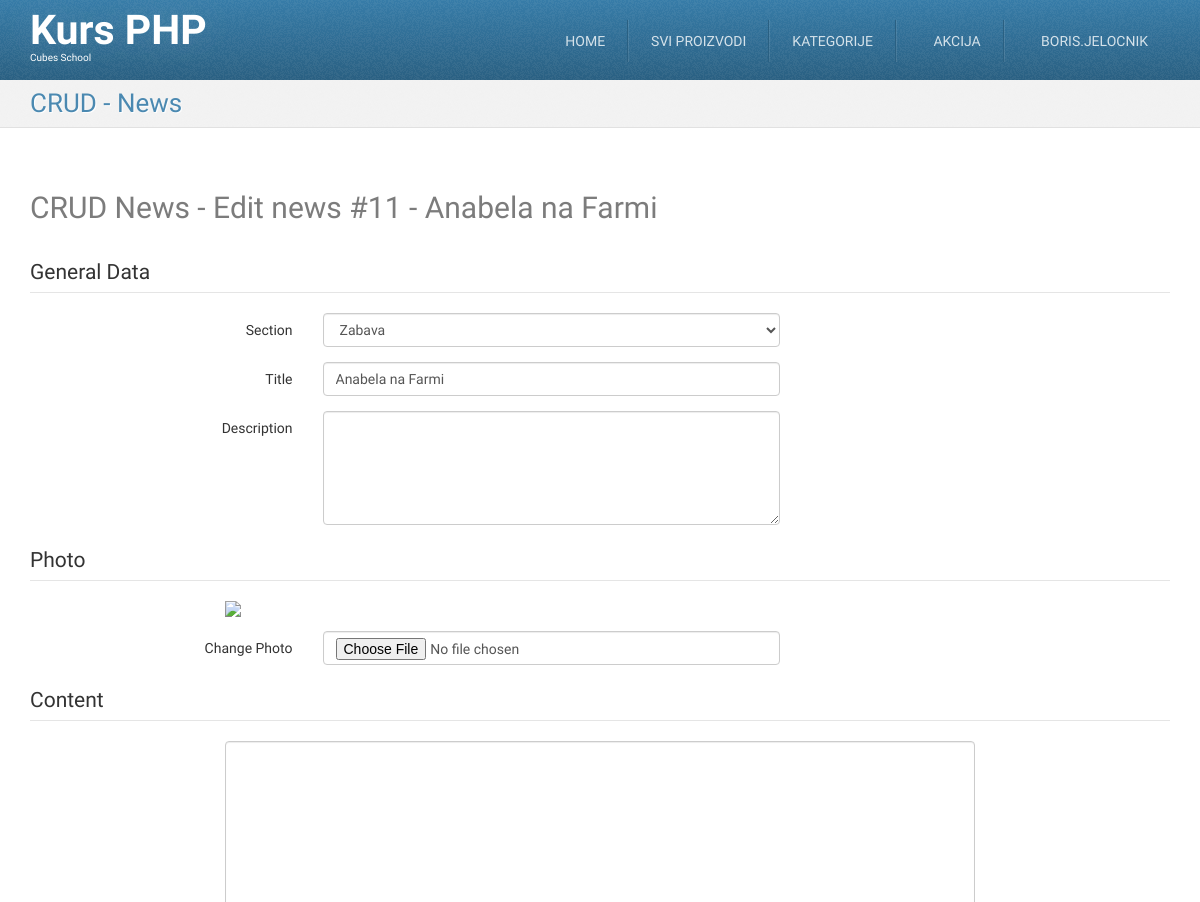
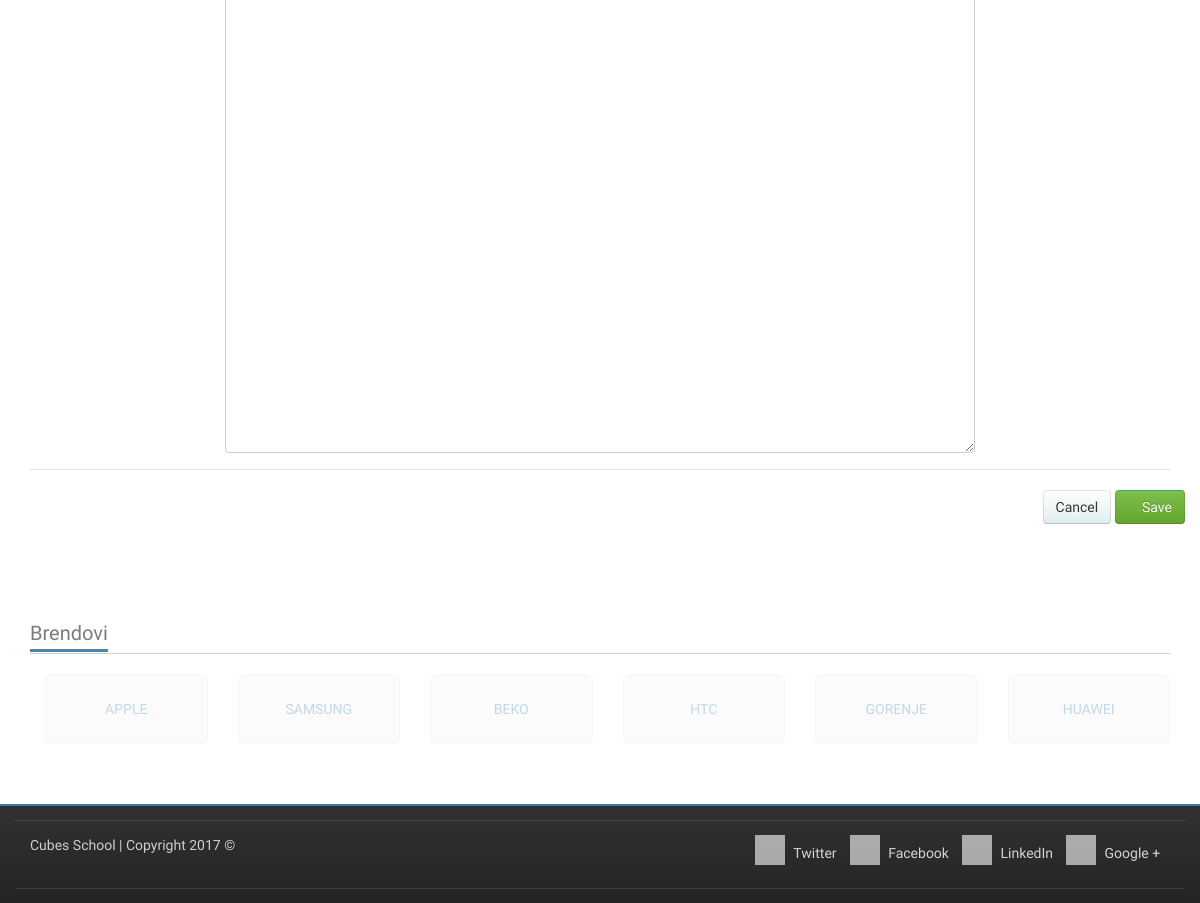
/crud-news-edit.php?id=11 (signed in), run on the app's committed database (2 pictures, top to bottom).
### tables this page shows
CREATE TABLE `news` (
  `id` int(11) NOT NULL,
  `section_id` int(11) NOT NULL,
  `title` varchar(255) NOT NULL,
  `photo_filename` varchar(255) DEFAULT NULL,
  `description` text,
  `content` longtext,
  `created_at` datetime DEFAULT NULL
);

### crud-news-edit.php (called while the page is built, shortened)
<?php
require_once __DIR__ . '/models/m_news.php';
require_once __DIR__ . '/models/m_sections.php';
$id = (int) $_GET['id'];
$oneNews = newsFetchOneById($id);
$formData = array(
    'section_id' => $oneNews['section_id'],
    'title' => $oneNews['title'],
    'description' => $oneNews['description'],
    'content' => $oneNews['content'],
    'created_at' => $oneNews['created_at'],
);
$sectionList = sectionsGetList();
require_once __DIR__ . '/views/layout/header.php';
require_once __DIR__ . '/views/templates/t_crud-news-edit.php';
require_once __DIR__ . '/views/layout/footer.php';

### models/m_database.php (called while the page is built, shortened)
<?php
function dbGetLink() {
    static $link;
    if (!isset($link)) {
        $link = mysqli_connect('127.0.0.1', 'cubes', 'cubes', 'cubesphp');
    }
    return $link;
}
function dbEscape($value) {
    $link = dbGetLink();
    return mysqli_real_escape_string($link, $value);
}
function dbQuery($query) {
    $link = dbGetLink();
    $result = mysqli_query($link, $query);
    return $result;
}
function dbFetchAll($query) {
    $result = dbQuery($query);
    return mysqli_fetch_all($result, MYSQLI_ASSOC);
}
function dbFetchOne($query) {
    $result = dbQuery($query);
    return mysqli_fetch_assoc($result);
}

### models/m_news.php (called while the page is built, shortened)
<?php
require_once __DIR__ . '/m_database.php';
function newsFetchOneById($id) {
	$query = "SELECT `news`.* "
			. "FROM `news` "
			. "WHERE `id` = '" . dbEscape($id) . "'";
	return dbFetchOne($query);
}

### models/m_sections.php (called while the page is built, shortened)
<?php
require_once __DIR__ . '/m_database.php';
function sectionsGetList() {
    $query = "SELECT `sections`.* FROM `sections` LEFT JOIN `news` ON `sections`.`id` = `news`.`section_id` ORDER BY `sections`.`title`";
    $sections = dbFetchAll($query);
    $sectionList = [];
    foreach ($sections as $section) {
        $sectionList[$section['id']] = $section['title'];
    }
    return $sectionList;
}

### views/templates/t_crud-news-edit.php (the view, shortened to what this page needs)
<div id="highlighted">
    <div class="container">
        <div class="header">
            <h2 class="page-title">
                <span>CRUD - News</span>
            </h2>
        </div>
    </div>
</div>
<div id="content">
    <div class="container portfolio">
        <div class="row">
            <div class="col-md-12">
                <h2>
                    CRUD News - Edit news #<?php echo htmlspecialchars($oneNews['id']); ?> - <?php echo htmlspecialchars($oneNews['title']); ?>
                </h2>
            </div>
        </div>
        <div class="row">
            <div class="col-md-12">
                <form action="" method="post" class="form-horizontal" enctype="multipart/form-data">
                    <fieldset>
                        <legend>General Data</legend>
                        <div class="form-group">
                            <label class="col-md-3 control-label">Section</label>
                            <div class="col-md-5">
                                <select name="section_id" class="form-control">
                                    <?php foreach ($sectionList as $sectionId => $sectionTitle) { ?>
                                        <option
                                            value="<?php echo htmlspecialchars($sectionId); ?>"
                                            <?php if ($sectionId == $formData['section_id']) { ?>
                                                selected = "selected"
                                            <?php } ?>
                                            ><?php echo htmlspecialchars($sectionTitle);
                                            ?> </option>
                                    <?php } ?>
                                </select>
                            </div>
                        </div>
                        <div class="form-group">
                            <label class="col-md-3 control-label">Title</label>
                            <div class="col-md-5">
                                <input value="<?php echo isset($formData["title"]) ? htmlspecialchars($formData["title"]) : ""; ?>" type="text" name="title" class="form-control">
                            </div>
                            <div class="col-md-4">
                            </div>
                        </div>
                        <div class="form-group">
                            <label class="col-md-3 control-label">Description</label>
                            <div class="col-md-5">
                                <textarea name="description" class="form-control" rows="5">
                                    <?php echo isset($formData["description"]) ? htmlspecialchars($formData["description"]) : ""; ?></textarea>
                            </div>
                            <div class="col-md-4">
                            </div>
                        </div>
                    </fieldset>
                    <fieldset>
                        <legend>Photo</legend>
                        <div class="row">
                            <div class="col-md-8 col-md-offset-2">
                                <img src="/uploads/news/<?php echo htmlspecialchars($oneNews['photo_filename']); ?>" class="img-responsive">
                            </div>
                        </div>
                        <div class="form-group">
                            <label class="col-md-3 control-label">Change Photo</label>
                            <div class="col-md-5">
                                <input type="file" name="photo" class="form-control">
                            </div>
                            <div class="col-md-4">
                            </div>
                        </div>
                    </fieldset>
                    <fieldset>
                        <legend>Content</legend>
                        <div class="form-group">
                            <div class="col-md-8 col-md-offset-2">
                                <textarea name="content" class="form-control" rows="30"><?php echo isset($formData["content"]) ? htmlspecialchars($formData["content"]) : ""; ?></textarea>
                            </div>
                            <div class="col-md-4">
                            </div>
                        </div>
                    </fieldset>
                    <fieldset>
                        <legend></legend>
                        <div class="form-group text-right">
                            <a href="/crud-news-list.php" class="btn btn-default">Cancel</a>
                            <button type="submit" class="btn btn-success"><i class="fa fa-save"></i> Save</button>
                        </div>
                    </fieldset>
                </form>
            </div>
        </div>
    </div>
</div>

### skins/tema/css/theme-style.css (style rules this page uses)
h1, h2, h3 { line-height: 40px; }
h1, h2, h3, h4, h5, h6 { color: rgba(36, 36, 36, 0.6); }
img { max-width: 100%; height: auto; display: block; }
label { font-weight: normal; }
legend { line-height: 40px; }
a { color: #377ca8; text-decoration: none; }
.btn-default { color: #333333; text-shadow: 0 1px 1px rgba(255, 255, 255, 0.75); background-image: -webkit-linear-gradient(top, #ffffff 0%, #e2edee 100%); background-image: -o-linear-gradient(top, #ffffff 0%, #e2edee 100%); background-image: linear-gradient(to bottom, #ffffff 0%, #e2edee 100%); background-repeat: repeat-x; filter: progid:DXImageTransform.Microsoft.gradient(startColorstr='#ffffffff', endColorstr='#ffe2edee', GradientType=0); border-color: #e2edee #e2edee #b2cfd2; border-color: rgba(0, 0, 0, 0.1) rgba(0, 0, 0, 0.1) rgba(0, 0, 0, 0.25); *background-color: #e2edee; filter: progid:DXImageTransform.Microsoft.gradient(enabled = false); -webkit-transition: all; -o-transition: all; transition: all; }
.btn-success { color: #ffffff; text-shadow: 0 -1px 0 rgba(0, 0, 0, 0.25); background-image: -webkit-linear-gradient(top, #7fbf4d 0%, #63a62f 100%); background-image: -o-linear-gradient(top, #7fbf4d 0%, #63a62f 100%); background-image: linear-gradient(to bottom, #7fbf4d 0%, #63a62f 100%); background-repeat: repeat-x; filter: progid:DXImageTransform.Microsoft.gradient(startColorstr='#ff7fbf4d', endColorstr='#ff63a62f', GradientType=0); border-color: #63a62f #63a62f #3f6a1e; border-color: rgba(0, 0, 0, 0.1) rgba(0, 0, 0, 0.1) rgba(0, 0, 0, 0.25); *background-color: #63a62f; filter: progid:DXImageTransform.Microsoft.gradient(enabled = false); -webkit-transition: all; -o-transition: all; transition: all; }
html { background-image: -webkit-linear-gradient(top, #e0e0e0 0%, #ffffff 100%); background-image: -o-linear-gradient(top, #e0e0e0 0%, #ffffff 100%); background-image: linear-gradient(to bottom, #e0e0e0 0%, #ffffff 100%); background-repeat: repeat-x; filter: progid:DXImageTransform.Microsoft.gradient(startColorstr='#ffe0e0e0', endColorstr='#ffffffff', GradientType=0); }
body { margin: 0; font-family: "Monda", Arial, serif; font-size: 14px; line-height: 1.428571429; color: #333333; background-color: #ffffff; position: relative; }
.page-title { margin: 0; }
#highlighted { -webkit-transition: all 0.4s ease-out; -o-transition: all 0.4s ease-out; transition: all 0.4s ease-out; border-bottom: 1px solid #e1e1e1; background: #f2f2f2 url(../img/bg_noise-5.png) left top repeat; color: #377ca8; text-shadow: 1px 1px 1px #ffffff; }
.has-navbar-fixed-top #content { margin-top: 82px; }
.has-navbar-fixed-top.has-highlighted #highlighted, .has-navbar-fixed-top.page-index #highlighted, .has-navbar-fixed-top.page-index-carousel #highlighted, .has-navbar-fixed-top.page-starter #highlighted { margin-top: 80px; }
.has-navbar-fixed-top.has-highlighted #content, .has-navbar-fixed-top.page-index #content, .has-navbar-fixed-top.page-index-carousel #content, .has-navbar-fixed-top.page-starter #content { margin-top: 0; }
#content { padding: 40px 0; background-color: #ffffff; }
.header { margin-bottom: 0; }
.header:before, .header:after { content: " "; display: table; }
.header:after { clear: both; }
.header .page-title { font-size: 26px; margin: 8px 0 8px 0; color: rgba(55, 124, 168, 0.9); }
.header .page-title span, .header .page-title small { display: block; line-height: 1.2 !important; }
@media (min-width: 768px) { .header .page-title { float: left; } }
.services .row, .portfolio .row { margin-bottom: 1em; }

### skins/tema/css/colour-blue.css (style rules this page uses)
body a { color: #377ca8; text-decoration: none; }
body #highlighted { border-bottom-color: #e1e1e1; background-color: #f2f2f2; color: #377ca8; text-shadow: 1px 1px 1px #ffffff; }
body .header .page-title { color: rgba(55, 124, 168, 0.9); }

### data on the page
news: id "11", title "Anabela na Farmi", section_id "Zabava"

### other printed values
$_SESSION['logged_in_user']['username'] "BORIS.JELOCNIK"
